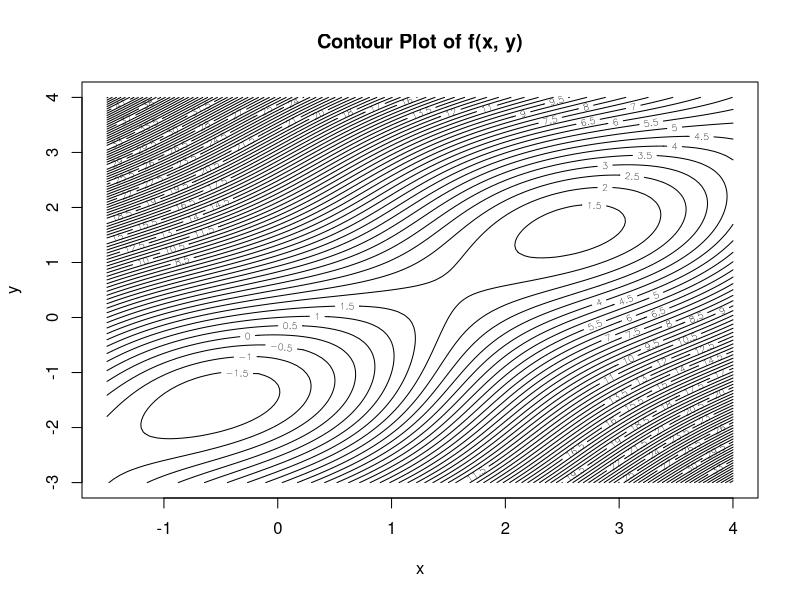

Reproduce this figure in R.
## ---- chunk 1
knitr::opts_chunk$set(echo = TRUE)
knitr::opts_chunk$set(size = "small")
## ---- chunk 2
fx <- function(x, y) {
  sin(x + y) + (x - y)^2 - 1.5*x + 2.5*y + 1
}
## ---- chunk 3

x_range <- seq(-1.5, 4, length.out = 100)
y_range <- seq(-3, 4, length.out = 100)

z_range <- outer(x_range, y_range, fx)

contour(x_range, y_range, z_range, main = "Contour Plot of f(x, y)", 
        xlab = "x", ylab = "y", nlevels =100)

## ---- chunk 4
grad_function <- function(x, y) {
  d1 <- cos(x + y) + 2 * (x - y) - 1.5
  d2 <- cos(x + y) - 2 * (x - y) + 2.5
  d <- c(d1,d2)
  return(d)
}
## ---- chunk 5
hess_function <- function(x, y) {
  d1 <- -sin(x + y) + 2
  d2 <- -sin(x + y) + 2
  d3 <- -sin(x + y) - 2
  d <- matrix(c(d1, d3, d3, d2), nrow = 2, byrow = TRUE)
  return(d)
}
## ---- chunk 6
newton_method <- function(x0, y0) {
  tol = 1e-6
  max_iter = 100
  x <- x0
  y <- y0
  count <- 0
  for (i in 1:max_iter) {
    count <- count + 1
    grad <- grad_function(x, y)
    hess <- hess_function(x, y)
    newton_step <- -solve(hess) %*% grad
    temp_x <- x + newton_step[1]
    temp_y <- y + newton_step[2]
    x <- temp_x
    y <- temp_y
    if (sqrt(sum(newton_step^2)) < tol) {
      break;
    }
  }
  return(list(start_x=x0, start_y =y0, res = c(x, y), iterations = count))
}
## ---- chunk 7
st_pts <- list(
  c(-0.5, -1.5),
  c(1, 1),
  c(2, 3),
  c(3, -1),
  c(2.7, 2),
  c(-0.5, 2),
  c(-1, 3),
  c(3, 3)
)
res_list <- lapply(st_pts, function(p) newton_method(p[1], p[2]))
res_df <- data.frame(
  x = sapply(res_list, function(res) res$start_x),
  y = sapply(res_list, function(res) res$start_y),
  x_new = sapply(res_list, function(res) res$res[1]),
  y_new = sapply(res_list, function(res) res$res[2]),
  iterations = sapply(res_list, function(res) res$iterations)
)
colnames(res_df) <- c("x", "y" ,"x*", "y*", "Iterations")

print("Solutions:")
print(res_df)
## ---- chunk 8
classification <- function(x, y) {
  hess_value <- hess_function(x, y)
  e_values <- eigen(hess_value)$values
  if (all(e_values < 0)) {
    return("Local maximum")
  } else if (all(e_values > 0)) {
    return("Local minimum")
  } else {
    return("Saddle point")
  }
}

res_df$type <- mapply(classification, res_df$`x*`, res_df$`y*`)
res_df$f <- mapply(fx, res_df$`x*`, res_df$`y*`)

print("Solutions and their respective Classifications:")
print(res_df)
